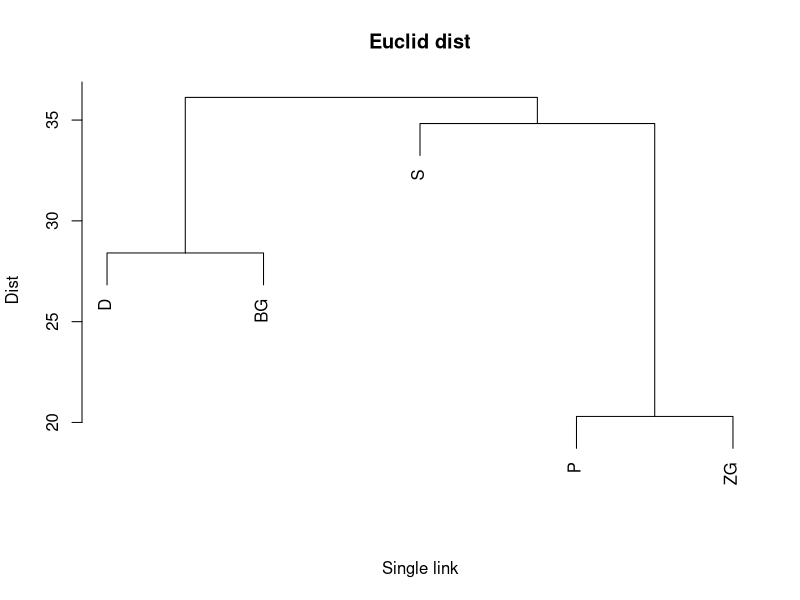
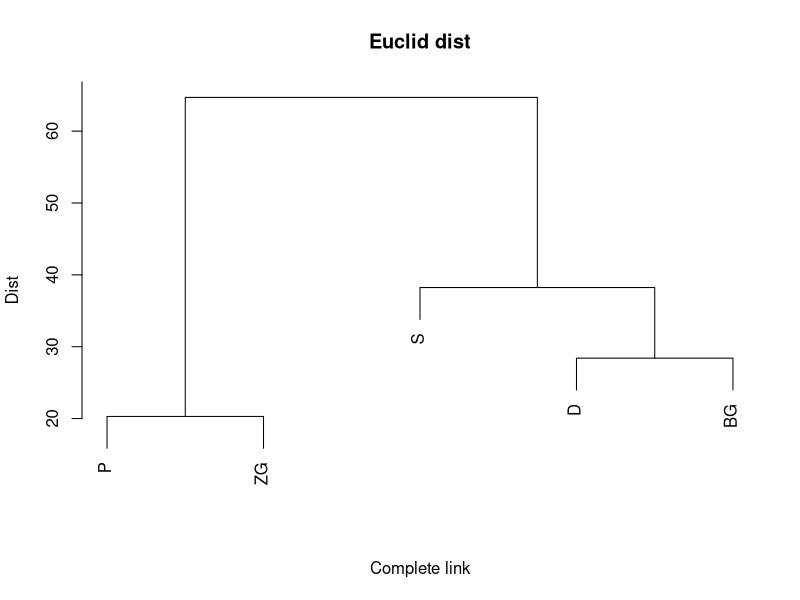
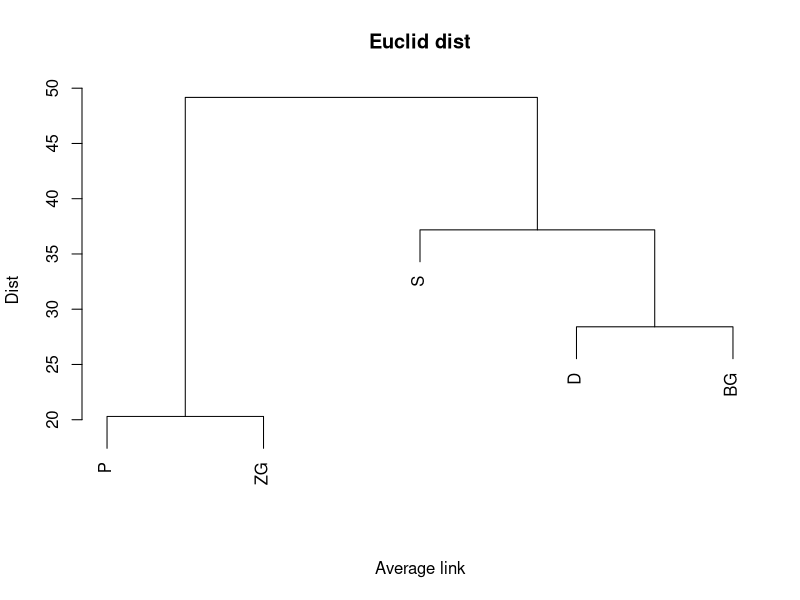
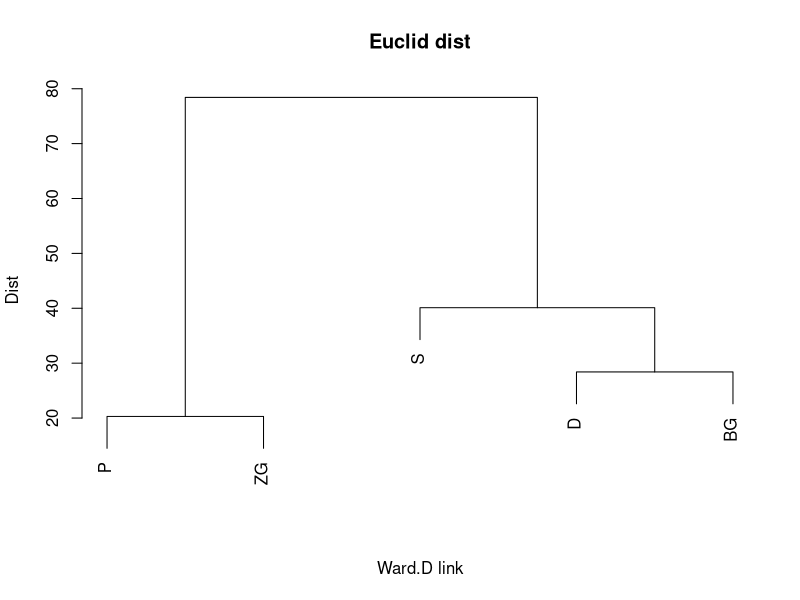
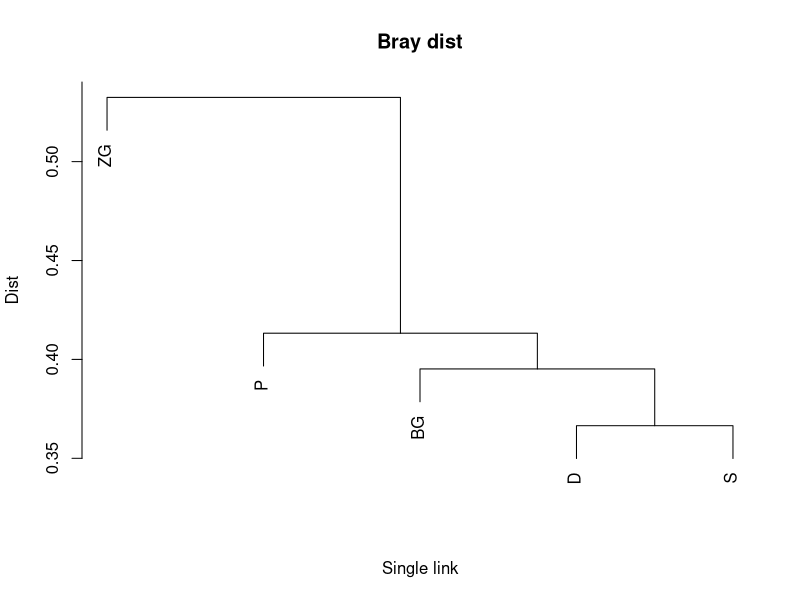
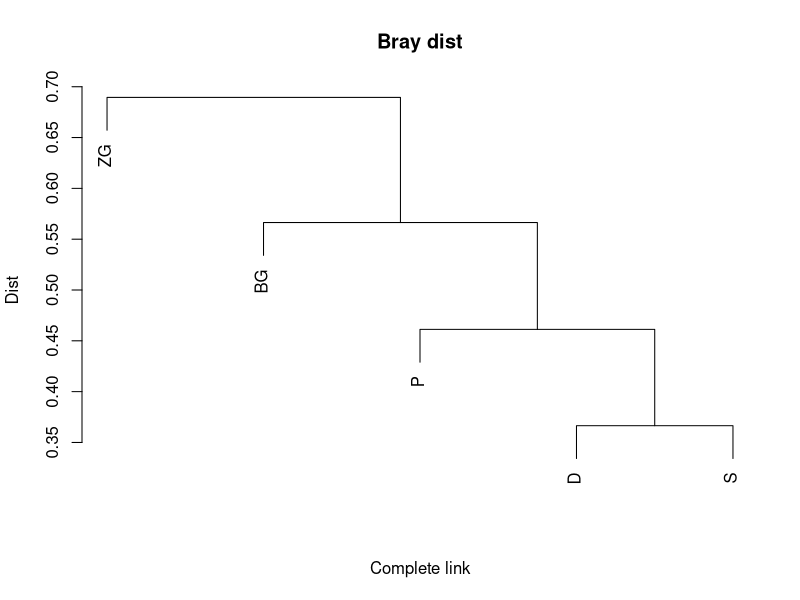
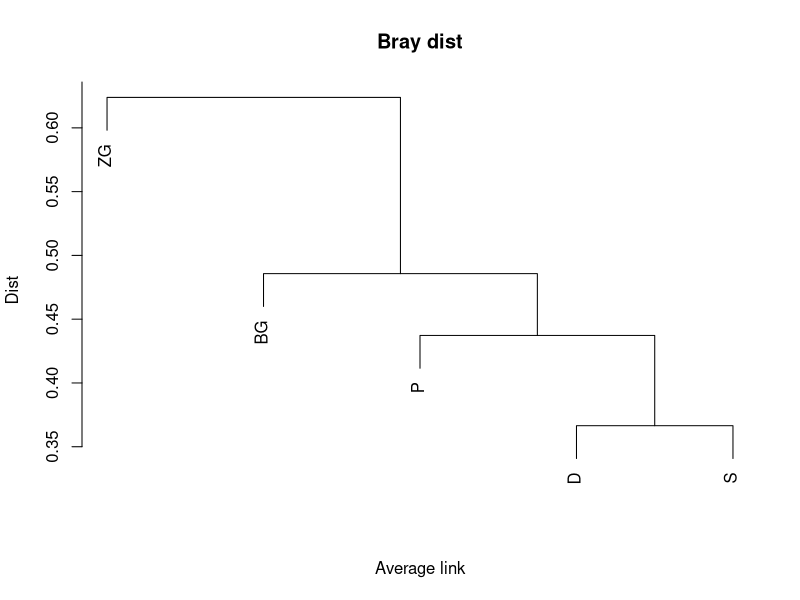
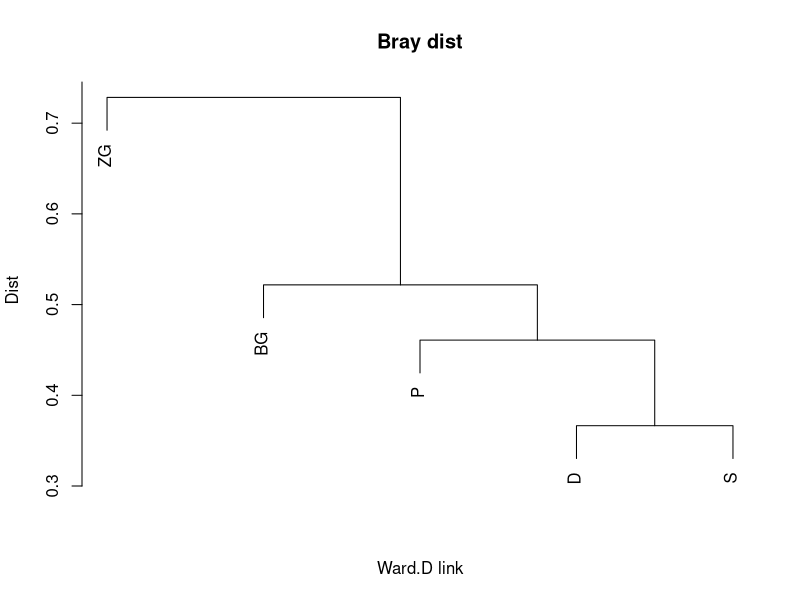

Here is the R script that generated these plots, in order:
library(tibble)
library(dplyr)
library(readxl)

euclid_linking_clust = function(df, method = "single") {
  dist.obj = dist(df, method = "euclidean")
  hclust(dist.obj, method = method)
}

bray_linking_clust = function(df, method = "single") {
  dist.obj = vegan::vegdist(df, method = "bray")
  hclust(dist.obj, method = method)
}

df = read_excel("Appendix1.xlsx") %>%
  column_to_rownames("Species") %>%
  t()

# 1
clust1 = euclid_linking_clust(df, "single")
clust2 = euclid_linking_clust(df, "complete")
clust3 = euclid_linking_clust(df, "average")
clust4 = euclid_linking_clust(df, "ward.D")
plot(clust1, main = "Euclid dist", xlab = "Single link", ylab = "Dist", sub = "")
plot(clust2, main = "Euclid dist", xlab = "Complete link", ylab = "Dist", sub = "")
plot(clust3, main = "Euclid dist", xlab = "Average link", ylab = "Dist", sub = "")
plot(clust4, main = "Euclid dist", xlab = "Ward.D link", ylab = "Dist", sub = "")

# 2
clust1 = bray_linking_clust(df, "single")
clust2 = bray_linking_clust(df, "complete")
clust3 = bray_linking_clust(df, "average")
clust4 = bray_linking_clust(df, "ward.D")
plot(clust1, main = "Bray dist", xlab = "Single link", ylab = "Dist", sub = "")
plot(clust2, main = "Bray dist", xlab = "Complete link", ylab = "Dist", sub = "")
plot(clust3, main = "Bray dist", xlab = "Average link", ylab = "Dist", sub = "")
plot(clust4, main = "Bray dist", xlab = "Ward.D link", ylab = "Dist", sub = "")

# 3
df = readr::read_table("kalusy-PCA.txt") %>%
  column_to_rownames("DC")

clust1 = euclid_linking_clust(df, "single")
clust2 = euclid_linking_clust(df, "complete")
clust3 = euclid_linking_clust(df, "average")
clust4 = euclid_linking_clust(df, "ward.D")
plot(clust1, main = "Euclid dist", xlab = "Single link", ylab = "Dist", sub = "")
plot(clust2, main = "Euclid dist", xlab = "Complete link", ylab = "Dist", sub = "")
plot(clust3, main = "Euclid dist", xlab = "Average link", ylab = "Dist", sub = "")
plot(clust4, main = "Euclid dist", xlab = "Ward.D link", ylab = "Dist", sub = "")

clust1 = bray_linking_clust(df, "single")
clust2 = bray_linking_clust(df, "complete")
clust3 = bray_linking_clust(df, "average")
clust4 = bray_linking_clust(df, "ward.D")
plot(clust1, main = "Bray dist", xlab = "Single link", ylab = "Dist", sub = "")
plot(clust2, main = "Bray dist", xlab = "Complete link", ylab = "Dist", sub = "")
plot(clust3, main = "Bray dist", xlab = "Average link", ylab = "Dist", sub = "")
plot(clust4, main = "Bray dist", xlab = "Ward.D link", ylab = "Dist", sub = "")
